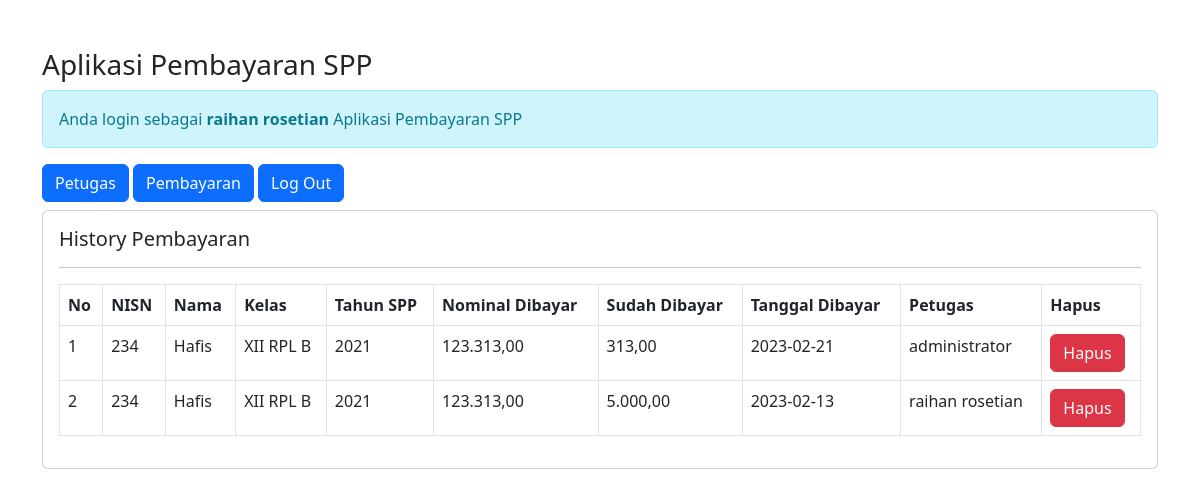
/petugas/petugas.php?url=history-pembayaran&nisn=234 (signed in), run on the app's committed database.
### tables this page shows
CREATE TABLE `siswa` (
  `nisn` char(10) NOT NULL,
  `nis` char(8) NOT NULL,
  `nama` varchar(35) NOT NULL,
  `id_kelas` int(11) NOT NULL,
  `alamat` text NOT NULL,
  `no_telp` varchar(15) NOT NULL,
  `id_spp` int(11) NOT NULL
);

CREATE TABLE `pembayaran` (
  `id_pembayaran` int(11) NOT NULL,
  `id_petugas` int(11) NOT NULL,
  `nisn` varchar(10) NOT NULL,
  `tgl_bayar` date NOT NULL,
  `bulan_dibayar` varchar(8) NOT NULL,
  `tahun_dibayar` varchar(4) NOT NULL,
  `id_spp` int(11) NOT NULL,
  `jumlah_bayar` int(11) NOT NULL
);

CREATE TABLE `kelas` (
  `id_kelas` int(11) NOT NULL,
  `nama_kelas` varchar(20) NOT NULL,
  `kompetensi_keahlian` varchar(50) NOT NULL
);

CREATE TABLE `spp` (
  `id_spp` int(11) NOT NULL,
  `tahun` int(11) NOT NULL,
  `nominal` int(11) NOT NULL
);

CREATE TABLE `petugas` (
  `id_petugas` int(11) NOT NULL,
  `username` varchar(25) NOT NULL,
  `password` varchar(32) NOT NULL,
  `nama_petugas` varchar(35) NOT NULL,
  `level` enum('admin','petugas') NOT NULL
);

### petugas/history-pembayaran.php (the view)
<?php
$nisn = $_GET['nisn'];
?>
<h5>History Pembayaran</h5>
<hr>
<table class="table table-stripped table-bordered">
    <tr class="fw-bold">
        <td>No</td>
        <td>NISN</td>
        <td>Nama</td>
        <td>Kelas</td>
        <td>Tahun SPP</td>
        <td>Nominal Dibayar</td>
        <td>Sudah Dibayar</td>
        <td>Tanggal Dibayar</td>
        <td>Petugas</td>
        <td>Hapus</td>
    </tr>
    <?php
    include '../conn.php';
    $no = '1';
    $sql = "SELECT*FROM siswa,petugas,pembayaran,kelas,spp WHERE pembayaran.nisn=siswa.nisn AND siswa.id_kelas=kelas.id_kelas AND pembayaran.id_spp=spp.id_spp AND pembayaran.id_petugas=petugas.id_petugas AND pembayaran.nisn='$nisn' ORDER BY tgl_bayar DESC";
    $query = mysqli_query($koneksi, $sql);
    foreach($query as $data){
        ?>
        <tr>
            <td><?= $no++; ?></td>
            <td><?= $data['nisn'] ?></td>
            <td><?= $data['nama'] ?></td>
            <td><?= $data['nama_kelas'] ?></td>
            <td><?= $data['tahun'] ?></td>
            <td><?= number_format($data['nominal'],2,',','.')?></td>
            <td><?= number_format($data['jumlah_bayar'],2,',','.')?></td>
            <td><?= $data['tgl_bayar']?></td>
            <td><?= $data['nama_petugas']?></td>
            <td>
                <a href="?url=hapus-pembayaran&id_pembayaran=<?= $data['id_pembayaran']?>" class="btn btn-danger">Hapus</a>
            </td>
        </tr>
    <?php } ?>
</table>

### data on the page
siswa: pembayaran.nisn "234", nama "Hafis", id_kelas.nama_kelas "XII RPL B", id_spp.tahun "2021", id_spp.nominal "123.313,00", pembayaran.jumlah_bayar "313,00", pembayaran.tgl_bayar "2023-02-21", petugas.nama_petugas "administrator", pembayaran.jumlah_bayar "5.000,00", pembayaran.tgl_bayar "2023-02-13", petugas.nama_petugas "raihan rosetian"

### other printed values
$_SESSION['nama_petugas'] "raihan rosetian"
